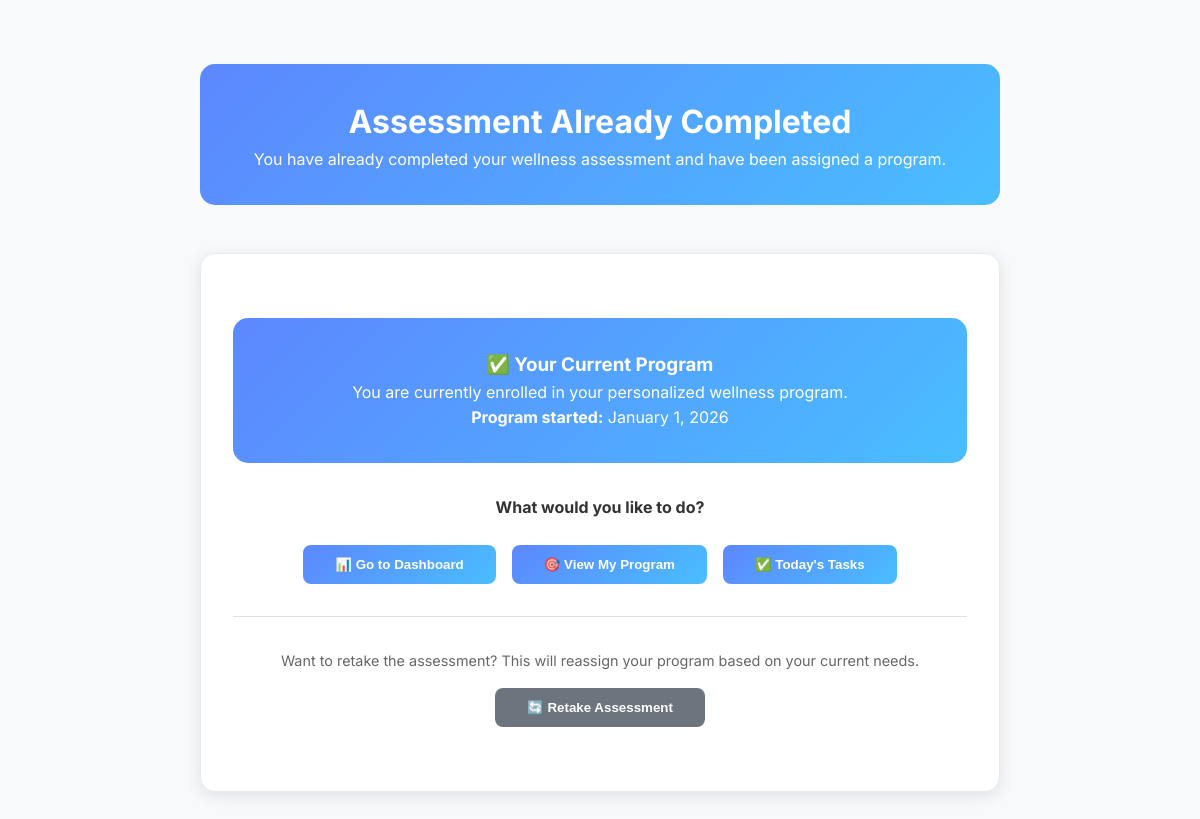
Page /pages/assessment.php (signed in) on the earlier database version.
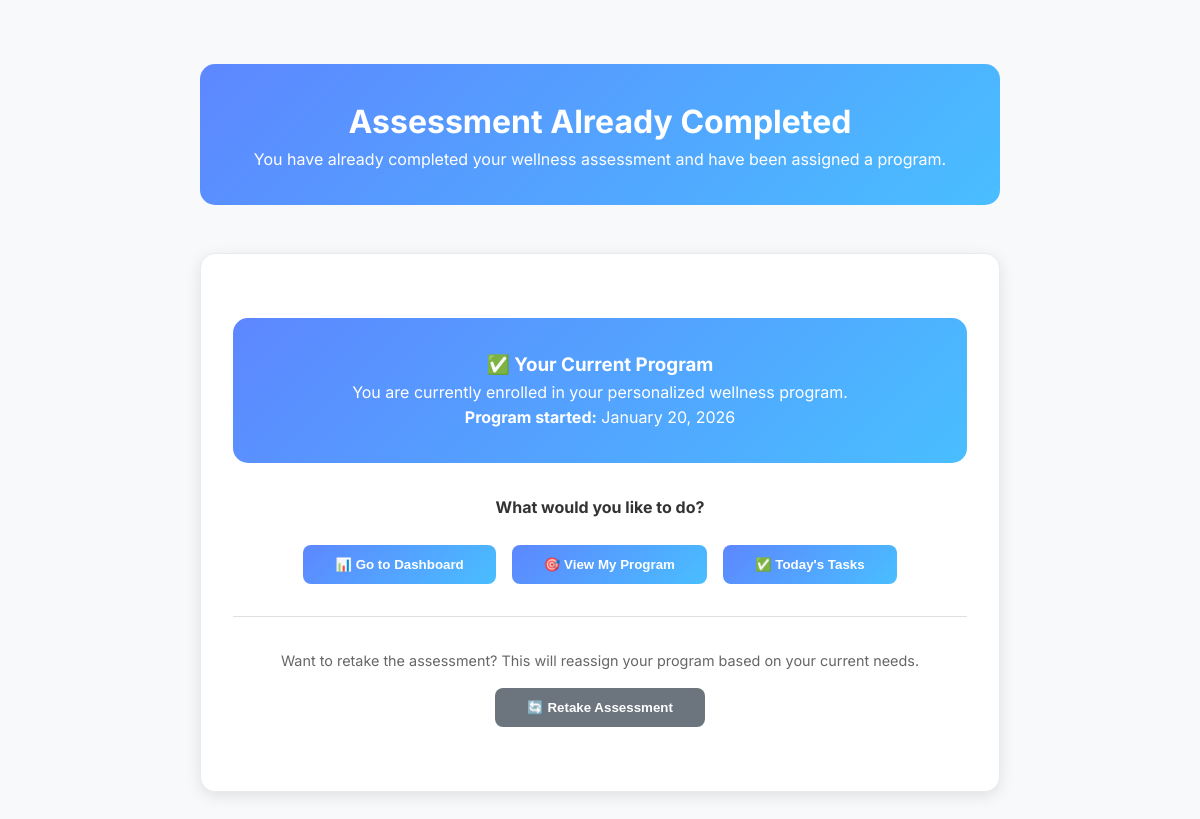
Same page on the later database version.
### tables this page shows
CREATE TABLE `users` (
  `id` int(11) NOT NULL,
  `full_name` varchar(255) DEFAULT NULL,
  `email` varchar(255) DEFAULT NULL,
  `password_hash` varchar(255) DEFAULT NULL,
  `phone` varchar(20) DEFAULT NULL,
  `birth_date` date DEFAULT NULL,
  `bio` text DEFAULT NULL,
  `avatar_path` varchar(255) DEFAULT NULL,
  `assigned_program_id` int(11) DEFAULT NULL,
  `program_start_date` date DEFAULT NULL,
  `current_streak` int(11) DEFAULT 3,
  `highest_streak` int(11) DEFAULT 5,
  `last_activity_date` date DEFAULT NULL,
  `assessment_taken` tinyint(1) DEFAULT 1,
  `assessment_date` timestamp NOT NULL DEFAULT current_timestamp() ON UPDATE current_timestamp(),
  `wellness_score` int(11) DEFAULT 72,
  `created_at` timestamp NOT NULL DEFAULT current_timestamp(),
  `updated_at` timestamp NOT NULL DEFAULT current_timestamp() ON UPDATE current_timestamp()
);

### pages/assessment.php (the view, shortened to what this page needs)
<?php
include '../config/connect.php';
$user_id = $_SESSION['user_id'];
$stmt = $conn->prepare("SELECT assigned_program_id, assessment_taken, program_start_date FROM users WHERE id = ?");
$stmt->bind_param("i", $user_id);
$stmt->execute();
$result = $stmt->get_result();
$user = $result->fetch_assoc();
$has_program = !empty($user['assigned_program_id']);
$assessment_taken = $user['assessment_taken'];
?>
<!DOCTYPE html>
<html lang="en">
<head>
</head>
<body>
    <div class="assessment-page">
        <div class="assessment-container">
            <?php if ($has_program && $assessment_taken): ?>
                <div class="assessment-header">
                    <h1>Assessment Already Completed</h1>
                    <p>You have already completed your wellness assessment and have been assigned a program.</p>
                </div>
                <div class="question-card results-section">
                    <div class="program-assignment">
                        <h3>✅ Your Current Program</h3>
                        <p>You are currently enrolled in your personalized wellness program.</p>
                        <p><strong>Program started:</strong> <?php echo date('F j, Y', strtotime($user['program_start_date'])); ?></p>
                    </div>
                    <div style="margin: 2rem 0;">
                        <h4>What would you like to do?</h4>
                        <div style="display: flex; gap: 1rem; justify-content: center; flex-wrap: wrap; margin-top: 1.5rem;">
                            <button class="btn-primary" onclick="window.location.href='./dashboard.php'">
                                📊 Go to Dashboard
                            </button>
                            <button class="btn-primary" onclick="window.location.href='./program.php'">
                                🎯 View My Program
                            </button>
                            <button class="btn-primary" onclick="window.location.href='./tasks.php'">
                                ✅ Today's Tasks
                            </button>
                        </div>
                        <div style="margin-top: 2rem; padding-top: 2rem; border-top: 1px solid #e0e0e0;">
                            <p style="color: #666; font-size: 0.9rem;">
                                Want to retake the assessment? This will reassign your program based on your current needs.
                            </p>
                            <button class="btn-nav" onclick="retakeAssessment()" style="background: #6c757d; color: white; margin-top: 1rem;">
                                🔄 Retake Assessment
                            </button>
                        </div>
                    </div>
                </div>
            <?php endif; ?>
        </div>
    </div>
</body>
</html>

### pages/assessment.php (style rules this page uses)
* { margin: 0; padding: 0; box-sizing: border-box; }
body { font-family: 'Inter', -apple-system, BlinkMacSystemFont, sans-serif; line-height: 1.6; color: #333; overflow-x: hidden; }
.assessment-page { min-height: 100vh; background: #f8f9fa; padding: 2rem; }
.assessment-container { max-width: 800px; margin: 0 auto; padding-top: 2rem; }
.assessment-header { text-align: center; margin-bottom: 3rem; padding: 2rem; background: linear-gradient(135deg, #5D87FF 0%, #49BEFF 100%); color: white; border-radius: 15px; }
.question-card { background: white; border-radius: 15px; padding: 2rem; margin-bottom: 2rem; box-shadow: 0 4px 15px rgba(0,0,0,0.1); border: 1px solid #e9ecef; }
.btn-nav { padding: 0.75rem 2rem; border: none; border-radius: 8px; font-weight: 600; cursor: pointer; transition: all 0.3s ease; }
.results-section { text-align: center; }
.program-assignment { background: linear-gradient(135deg, #5D87FF 0%, #49BEFF 100%); color: white; padding: 2rem; border-radius: 15px; margin: 2rem 0; }
.btn-primary { background: linear-gradient(135deg, #5D87FF 0%, #49BEFF 100%); color: white; border: none; padding: 0.75rem 2rem; border-radius: 8px; font-weight: 600; cursor: pointer; transition: all 0.3s ease; }

Differences in the rows shown:
changed users: program_start_date "January 1, 2026" → "January 20, 2026"
